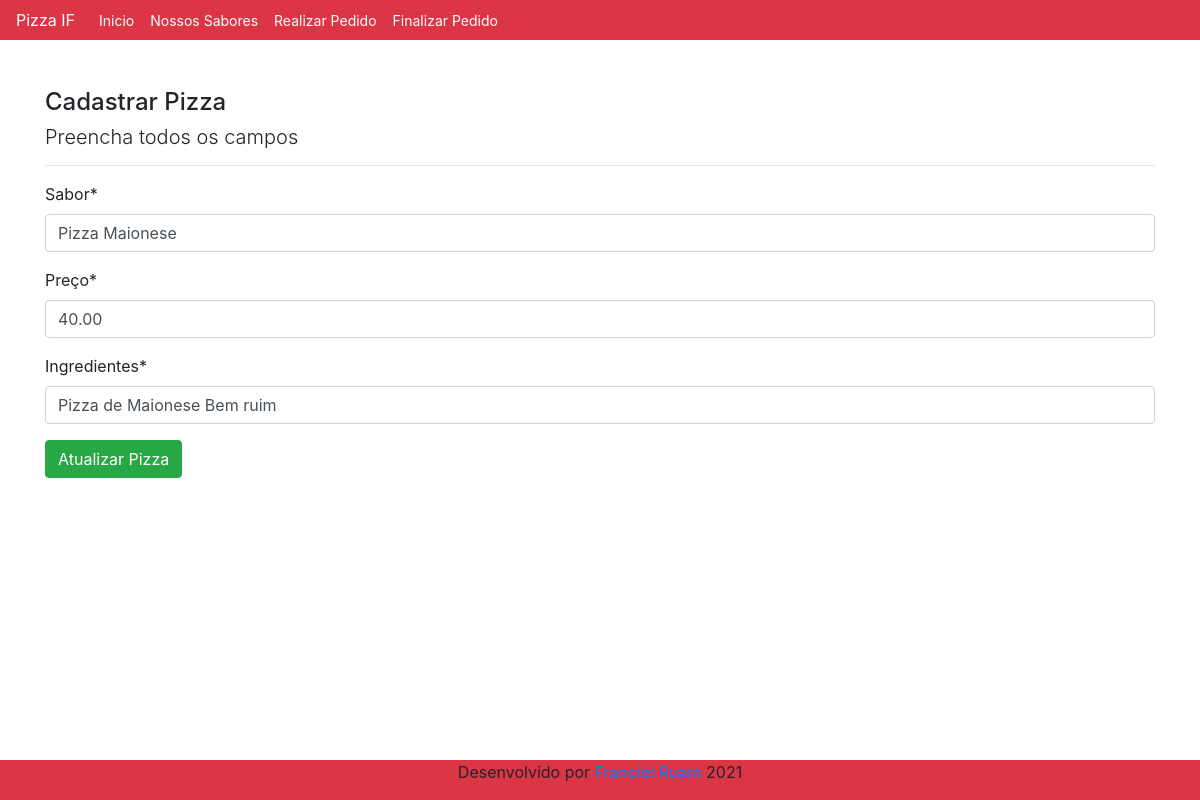
Before: /atualizar/produto/1/ with the older database file.
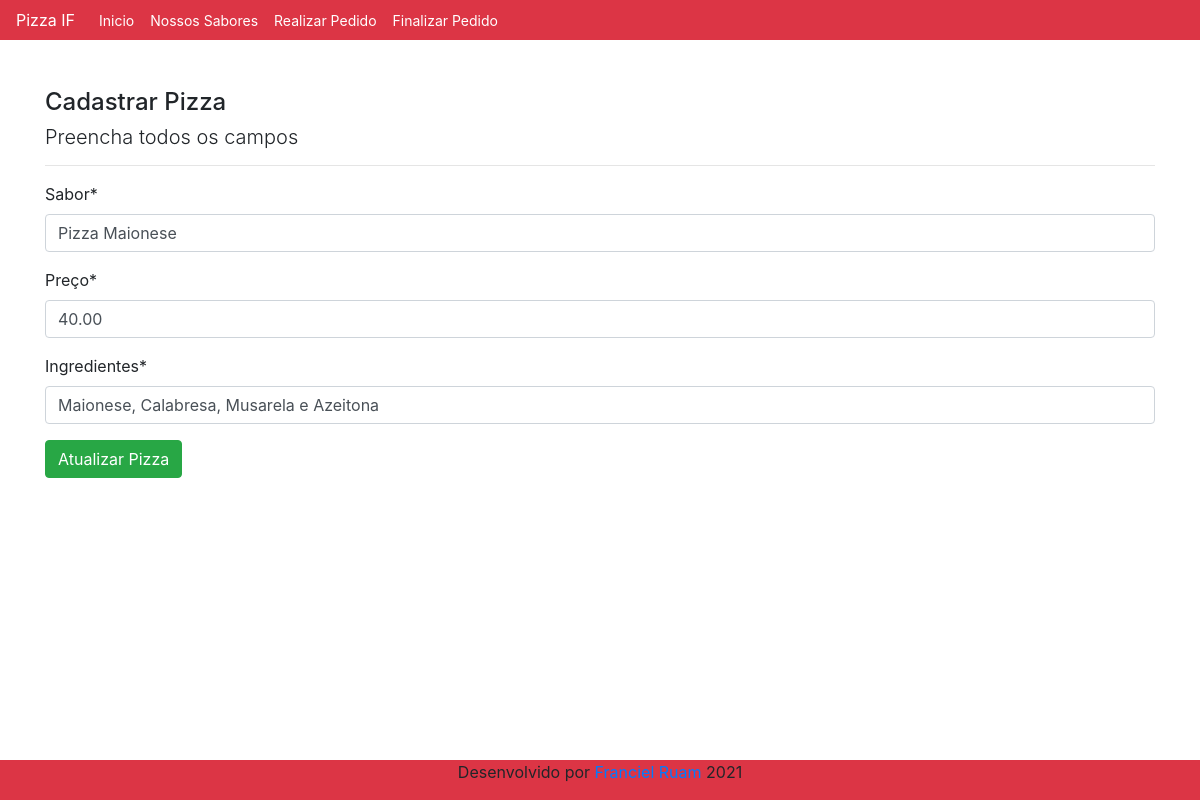
After: the same page with the newer database file.
### cadastro/models.py (models this page shows, shortened)
class Produto(models.Model):
    nome = models.CharField(max_length=50, verbose_name="Sabor")
    preco = models.DecimalField(decimal_places=2, max_digits=5, verbose_name="Preço")
    descricao = models.CharField(max_length=250, verbose_name="Ingredientes")

### cadastro/views.py (the view)
# urls.py: path('atualizar/produto/<int:pk>/', ProdutoUpdate.as_view(), name='atualizar-produto'),
class ProdutoUpdate(UpdateView):
    model = Produto
    fields = ["nome", "preco", "descricao"]
    template_name = "cadastro/form-produto.html"
    success_url = reverse_lazy("inicio")
    def get_context_data(self, *args, **kwargs):
        context = super().get_context_data(*args, **kwargs)
        context["titulo"] = "Atualizar Produto"
        context["botao"] = "Atualizar Pizza"
        return context

### cadastro/templates/cadastro/form-produto.html (shortened to what this page needs)
{% extends 'paginas/modelo.html' %}
{% load static %}
{% load crispy_forms_tags %}
{% block conteudo %}
<h4>Cadastrar Pizza</h4>
<H5>
    <p class="lead">
        Preencha todos os campos
    </p>
</H5>
<hr>
<form>
    {{ form|crispy }}
    <button type="submit" class="btn btn-success">Atualizar Pizza</button>
</form>
{% endblock %}

Changed rows visible on the page:
changed Produto "Pizza Maionese": descricao "Pizza de Maionese Bem ruim" → "Maionese, Calabresa, Musarela e Azeitona"
